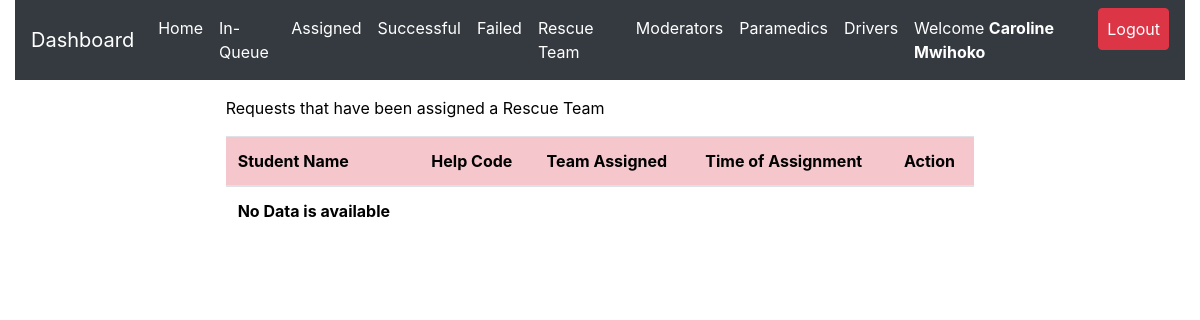
The app's page /admin/assigned.php (signed in), older data.
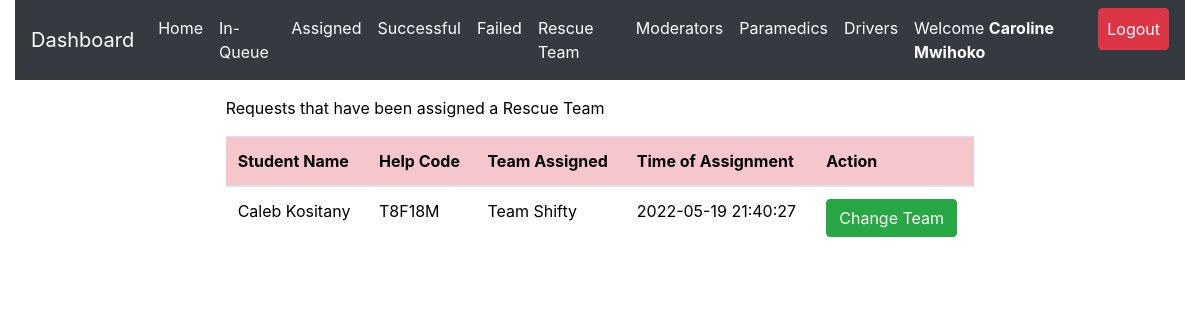
The same page, newer data.
### tables this page shows
CREATE TABLE `request_status` (
  `id` int(20) NOT NULL,
  `helpID` varchar(50) NOT NULL,
  `ip_address` varchar(100) NOT NULL,
  `request_latitude` varchar(50) NOT NULL,
  `request_longitude` varchar(50) NOT NULL,
  `status` varchar(50) DEFAULT 'Pending',
  `emergency_type` varchar(50) NOT NULL,
  `emergency_description` varchar(255) DEFAULT NULL,
  `admNo` varchar(255) NOT NULL,
  `timestamp` datetime NOT NULL DEFAULT CURRENT_TIMESTAMP
);

CREATE TABLE `student_details` (
  `id` int(20) NOT NULL,
  `regNum` varchar(255) NOT NULL,
  `firstname` varchar(255) NOT NULL,
  `lastname` varchar(255) NOT NULL,
  `emailaddress` varchar(255) NOT NULL,
  `phonenumber` varchar(15) NOT NULL,
  `password` varchar(255) NOT NULL,
  `password_reset_token` varchar(500) DEFAULT NULL,
  `date` datetime NOT NULL DEFAULT CURRENT_TIMESTAMP
);

CREATE TABLE `rescue_team` (
  `id` int(11) NOT NULL,
  `team_id` varchar(50) NOT NULL,
  `team_username` varchar(255) NOT NULL,
  `team_name` varchar(255) NOT NULL,
  `team_phone` int(15) NOT NULL,
  `team_email` varchar(50) NOT NULL,
  `team_password` varchar(255) NOT NULL,
  `registration_timestamp` datetime NOT NULL DEFAULT CURRENT_TIMESTAMP
);

### admin/assigned.php (the view, shortened to what this page needs)
<?php
include 'server.php';
?>
<!DOCTYPE html>
<html lang="en">
<?php include './includes/header.php'; ?>
  <body>
    <?php include './includes/navbar.php'; ?>
  <div class="row m-3">
   <div class="col-md-2"></div>
  <div class="col-md-8">
    <div class="table-responsive-lg">
        <table class="table" style='color:black'>
            <thead>
              <p style='color:black; font-weight:normal'>
              Requests that have been assigned a Rescue Team
      </p>
                <tr >
                  <th scope="col" class="table-danger">Student Name</th>
                  <th scope="col" class="table-danger">Help Code</th>
                  <th scope="col" class="table-danger">Team Assigned</th>
                  <th scope="col" class="table-danger">Time of Assignment</th>
                  <th scope="col" class="table-danger">Action</th>
                </tr>
              </thead>
              <tbody>
        <?php
        if($_SESSION['admin_id']){
          $data_fetch_query = "SELECT request_status.id, request_status.helpID,request_status.status,
          request_status.admNo,request_status.timestamp,student_details.regNum,student_details.regNum,
          student_details.firstname,student_details.lastname,student_details.phonenumber, rescue_team_tasks.*
          FROM request_status
          INNER JOIN student_details ON request_status.admNo = student_details.regNum
          INNER JOIN rescue_team_tasks ON request_status.helpID = rescue_team_tasks.task_help_code
          WHERE request_status.status ='Assigned' order by request_status.timestamp DESC;";
            $data_result = mysqli_query($db, $data_fetch_query);
            if ($data_result->num_rows > 0){
                while($row = $data_result->fetch_assoc()) {
                $fName=$row["firstname"];
                $lName=$row["lastname"];
                $help_code=$row["helpID"];
                $team_id=$row["rescue_team_id"];
                $request_time=$row["timestamp"];
                $team_fetch = "SELECT * FROM `rescue_team` WHERE `team_id` = '$team_id'";
                $rslt = mysqli_query($db,  $team_fetch);
                if ($rslt->num_rows > 0){
                  while($row = $rslt->fetch_assoc()) {
                    $team_name = $row["team_name"];
                  }
                }
            echo "<tr style='font-weight:normal'> <td>" .$fName. " ".$lName. "</td>";
            echo "<td>" .$help_code."</td>";
            echo "<td>" .$team_name."</td>";
            echo "<td>" .$request_time."</td>";
            echo "<td>
            <form method ='POST' action='server.php'>
            <input hidden type='text' name='help_code_2' value='$help_code'>
            <input type='submit' name='reassign-btn' value='Change Team' class='btn btn-success'>
            </form>
            </td> </tr>";
            }
            }else{
            echo "<td>"."No Data is available"."</td>";
            }
            } else{
                echo "<td>"."No Data Found"."</td>";
            }
    ?>
              </tbody>
        </table>
      </div>
      </div>
      <div class="col-md-2"></div>
</div>
  </body>
</html>

### admin/includes/header.php (shortened to what this page needs)
<head>
    <link rel="stylesheet" href="https://cdnjs.cloudflare.com/ajax/libs/font-awesome/6.0.0/css/all.min.css" />
    <link rel="stylesheet" href="https://maxcdn.bootstrapcdn.com/bootstrap/4.0.0/css/bootstrap.min.css">
    <link rel="stylesheet" href="./static/css/style.css" />
  </head>

### admin/includes/navbar.php (shortened to what this page needs)
<div class="container-fluid" id="mynav">
  <nav class="navbar navbar-expand-lg navbar-dark bg-dark ">
  <a class="navbar-brand" href="./dashboard.php">Dashboard</a>
  <div class="collapse navbar-collapse" id="navbarSupportedContent">
    <ul class="navbar-nav ml-auto ">
      <?php
     if($_SESSION['admin_id']){ ?>
    <li class="nav-item">
        <a class="nav-link active" href="dashboard.php">Home</a>
      </li>
     <li class="nav-item">
        <a class="nav-link active" href="inqueue.php">In-Queue</a>
      </li>
     <li class="nav-item">
        <a class="nav-link active" href="assigned.php">Assigned</a>
      </li>
      <li class="nav-item">
        <a class="nav-link active" href="successful.php">Successful</a>
      </li>
      <li class="nav-item">
        <a class="nav-link active" href="failed.php">Failed</a>
      </li>
      <li class="nav-item">
        <a class="nav-link active" href="team.php">Rescue Team</a>
      </li>
      <li class="nav-item">
        <a class="nav-link active" href="moderators.php">Moderators</a>
      </li>
      <li class="nav-item">
        <a class="nav-link active" href="paramedics.php">Paramedics</a>
      </li>
      <li class="nav-item">
        <a class="nav-link active" href="drivers.php">Drivers</a>
      </li>
      <li class="nav-item active">
      <a class="nav-link" href="javascript:void(0)">
      <?php echo "Welcome ". "<strong style='color:white;'>".$_SESSION['admin_firstname']." ".$_SESSION['admin_lastname'];  ?> </a>
      </li>
      <li class="nav-item active">
        <a class="nav-link btn btn-danger" href="logout.php">Logout </a>
      </li>
         <?php
  }
 ?>
    </ul>
  </div>
</nav>
</div>

Row changes from the older to the newer data that the page shows:
added request_status: admNo.firstname "Caleb", admNo.lastname "Kositany", helpID "T8F18M", rescue_team.team_name "Team Shifty", timestamp "2022-05-19 21:40:27"
Text that changed along with them:
text no longer shown: "No Data is available"
